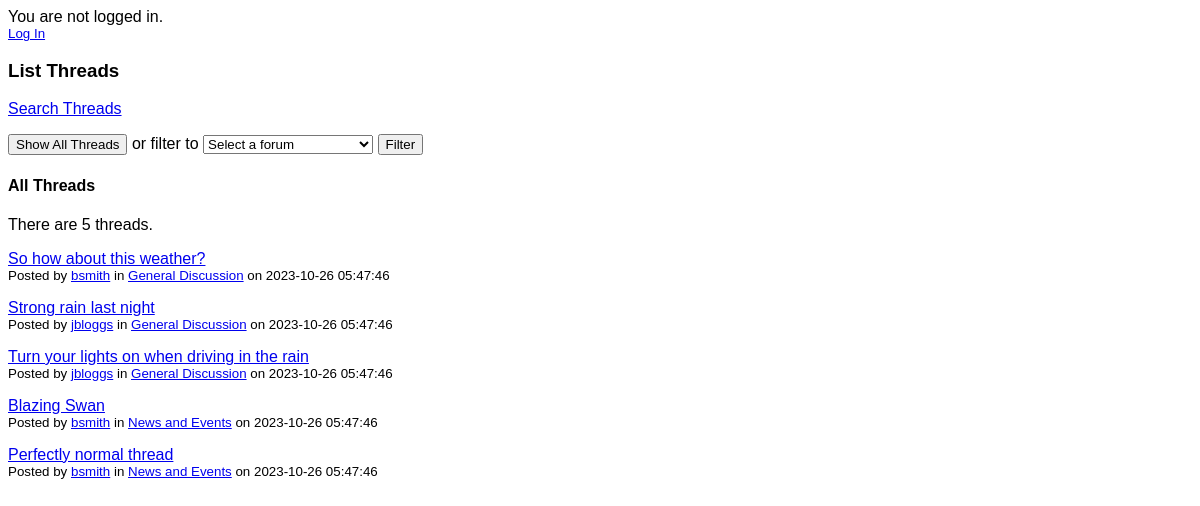
/list_threads.php, run on the app's committed database.
### tables this page shows
CREATE TABLE `thread` (
  `thread_id` int(11) NOT NULL,
  `username` varchar(20) NOT NULL,
  `forum_id` tinyint(4) UNSIGNED NOT NULL,
  `title` varchar(100) NOT NULL,
  `content` varchar(40000) NOT NULL,
  `post_date` timestamp NOT NULL DEFAULT current_timestamp() ON UPDATE current_timestamp()
);

CREATE TABLE `forum` (
  `forum_id` tinyint(4) UNSIGNED NOT NULL,
  `forum_name` varchar(50) NOT NULL
);

### list_threads.php (the view, shortened to what this page needs)
<?php
  require 'db_connect.php';
  if (isset($_SESSION['username']))
  {
    echo '<p>Welcome, '.$_SESSION['username'].' ('.$_SESSION['access_level'].')';
    echo '<br/><small><a href="logout.php">Log Out</a></small></p>';
  }
  else
  {
    echo '<p>You are not logged in.';
    echo '<br /><small><a href="login.php">Log In</a></small></p>';
  }
?>
<!DOCTYPE html>
<html>
  <head>
    <link rel="stylesheet" type="text/css" href="forum_stylesheet.css" />
  </head>
  <body>
    <h3>List Threads</h3>
    <?php
    if (isset($_SESSION['username']))
      echo '<p><a href="search_threads.php">Search Threads</a> | <a href="new_thread_form.php">New Thread</a></p>';
    else
      echo '<p><a href="search_threads.php">Search Threads</a></p>';
    ?>
    <form name="list_threads" method="get" action="list_threads.php" >
      <p><input type="button" value="Show All Threads" onclick="window.location.href = 'list_threads.php'" /> or filter to
        <select name="forum_id">
          <option value="" selected disabled>Select a forum</option>
        </select> <input type="submit" value="Filter" />
      </p>
    </form>
    <?php
      if (isset($_GET['forum_id']))
      {
        echo '<h4>'.$current_forum_name.' Threads</h4>';
        $stmt = $db->prepare("SELECT thread_id, username, title, post_date, forum_name, thread.forum_id
                              FROM thread LEFT JOIN forum
                              ON thread.forum_id=forum.forum_id
                              WHERE thread.forum_id = ? ORDER BY post_date DESC");
        $stmt->execute( [$_GET['forum_id']] );
      }
      else
      {
        echo '<h4>All Threads</h4>';
        $stmt = $db->prepare("SELECT thread_id, username, title, post_date, forum_name, thread.forum_id
                              FROM thread LEFT JOIN forum
                              ON thread.forum_id=forum.forum_id
                              ORDER BY post_date DESC");
        $stmt->execute();
      }
      $result_data = $stmt->fetchAll();
      if (count($result_data) > 1)
        echo 'There are '.count($result_data).' threads.';
      if (count($result_data) > 0)
      {
        foreach($result_data as $row)
        {
          echo '<p><a href="view_thread.php?id='.$row['thread_id'].'">'.$row['title'].'</a><br />';
          echo '<small>Posted by <a href="view_profile.php?username='.$row['username'].'">'.$row['username'].'</a> in <a href="list_threads.php?forum_id='.$row['forum_id'].'">'.$row['forum_name'].'</a> on '.$row['post_date'].'</small></p>';
        }
      }
      else
      {
        echo '<p>No threads posted.</p>';
      }
    ?>
  </body>
</html>

### forum_stylesheet.css (style rules this page uses)
* { font-family: Arial }
input[type="text"], input[type="password"], select { width: 170px }

### data on the page
thread: title "So how about this weather?", username "bsmith", forum.forum_name "General Discussion", post_date "2023-10-26 05:47:46"
thread: title "Strong rain last night", username "jbloggs", forum.forum_name "General Discussion", post_date "2023-10-26 05:47:46"
thread: title "Turn your lights on when driving in the rain", username "jbloggs", forum.forum_name "General Discussion", post_date "2023-10-26 05:47:46"
thread: title "Blazing Swan", username "bsmith", forum.forum_name "News and Events", post_date "2023-10-26 05:47:46"
thread: title "Perfectly normal thread", username "bsmith", forum.forum_name "News and Events", post_date "2023-10-26 05:47:46"

### other printed values
count($result_data) "5"
